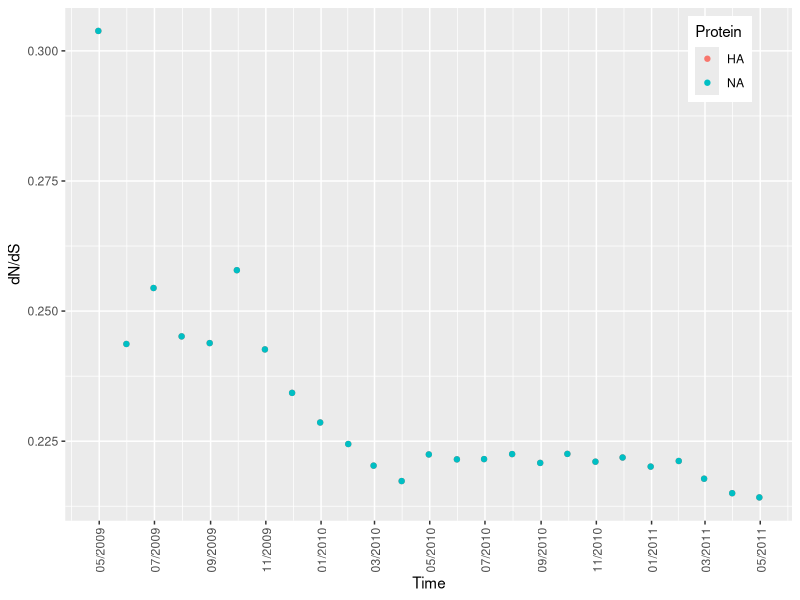

Here is the R script that generated this plot:
library(ggplot2)
library(grid)
library(cowplot)
library(zoo)
library(scales)

setwd('~/Google Drive/Data/influenza_pH1N1_timecourse/HA/dNdS/gene_rates/')
d1 <- read.table('gene_rates.dat', sep='=', head=F)[,2]
setwd('~/Google Drive/Data/influenza_pH1N1_timecourse/NA/dNdS/gene_rates/')
d2 <- read.table('gene_rates.dat', sep='=', head=F)[,2]

d <- data.frame(Date=as.Date(c('04/30/2009', 
                        '05/31/2009', 
                        '06/30/2009',
                        '07/31/2009',
                        '08/31/2009',
                        '09/30/2009',
                        '10/31/2009',
                        '11/30/2009',
                        '12/31/2009',
                        '01/31/2010',
                        '02/28/2010', 
                        '03/31/2010', 
                        '04/30/2010', 
                        '05/31/2010', 
                        '06/30/2010', 
                        '07/31/2010', 
                        '08/31/2010', 
                        '09/30/2010', 
                        '10/31/2010', 
                        '11/30/2010', 
                        '12/31/2010',
                        '01/31/2011',
                        '02/28/2011',
                        '03/31/2011',
                        '04/30/2011'),
                        format='%m/%d/%Y'),
                w=c(d1, d2),
                Protein=c(rep('HA', length(d1)), rep('NA', length(d2)))
                )

p <- ggplot(data=d, aes(x=Date, y=w, color=Protein)) + geom_point() +
  xlab("Time") +
  ylab("dN/dS") +
  theme(axis.text.x = element_text(angle = 90, vjust = 0.6)) +
  scale_x_date(breaks = date_breaks("2 months"), labels = date_format('%m/%Y')) +
  theme(legend.position = c(0.9,0.9))

ggsave("dNdSvTime.pdf", p, width=5, h=4.5, useDingbats = F)